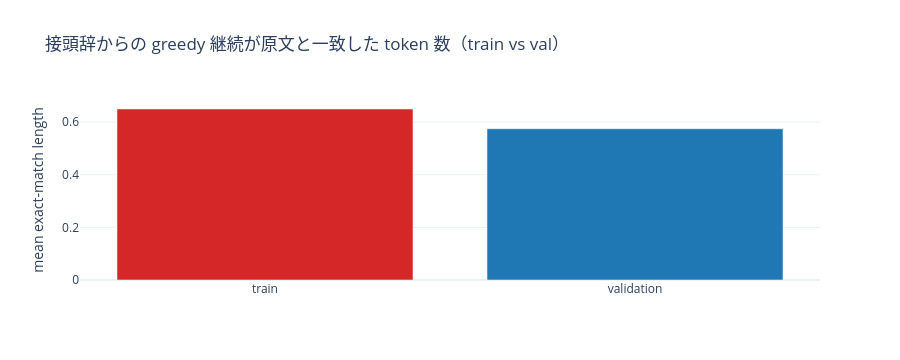

Source (notebook cell):
### Code cell
fig = go.Figure()
fig.add_trace(go.Bar(x=["train","validation"],
                     y=[tr.get("mean_exact_match"), va.get("mean_exact_match")],
                     marker_color=["#d62728","#1f77b4"], name="mean exact-match"))
fig.update_layout(title="接頭辞からの greedy 継続が原文と一致した token 数（train vs val）",
                  yaxis_title="mean exact-match length", template="plotly_white", height=360)
fig.show()
gap = (tr.get("mean_exact_match") or 0) - (va.get("mean_exact_match") or 0)
print(f"train − val exact-match gap = {gap:.2f} tokens")
print(mem["note"])

### Figure 1 — Plotly figure (JSON) as saved in the notebook; plotly's stock layout.template omitted (floating-point values rounded to 4 significant figures)
{"data": [{"marker": {"color": ["#d62728", "#1f77b4"]}, "name": "mean exact-match", "type": "bar", "x": ["train", "validation"], "y": [0.65, 0.575]}], "layout": {"height": 360, "title": {"text": "接頭辞からの greedy 継続が原文と一致した token 数（train vs val）"}, "yaxis": {"title": {"text": "mean exact-match length"}}}}
